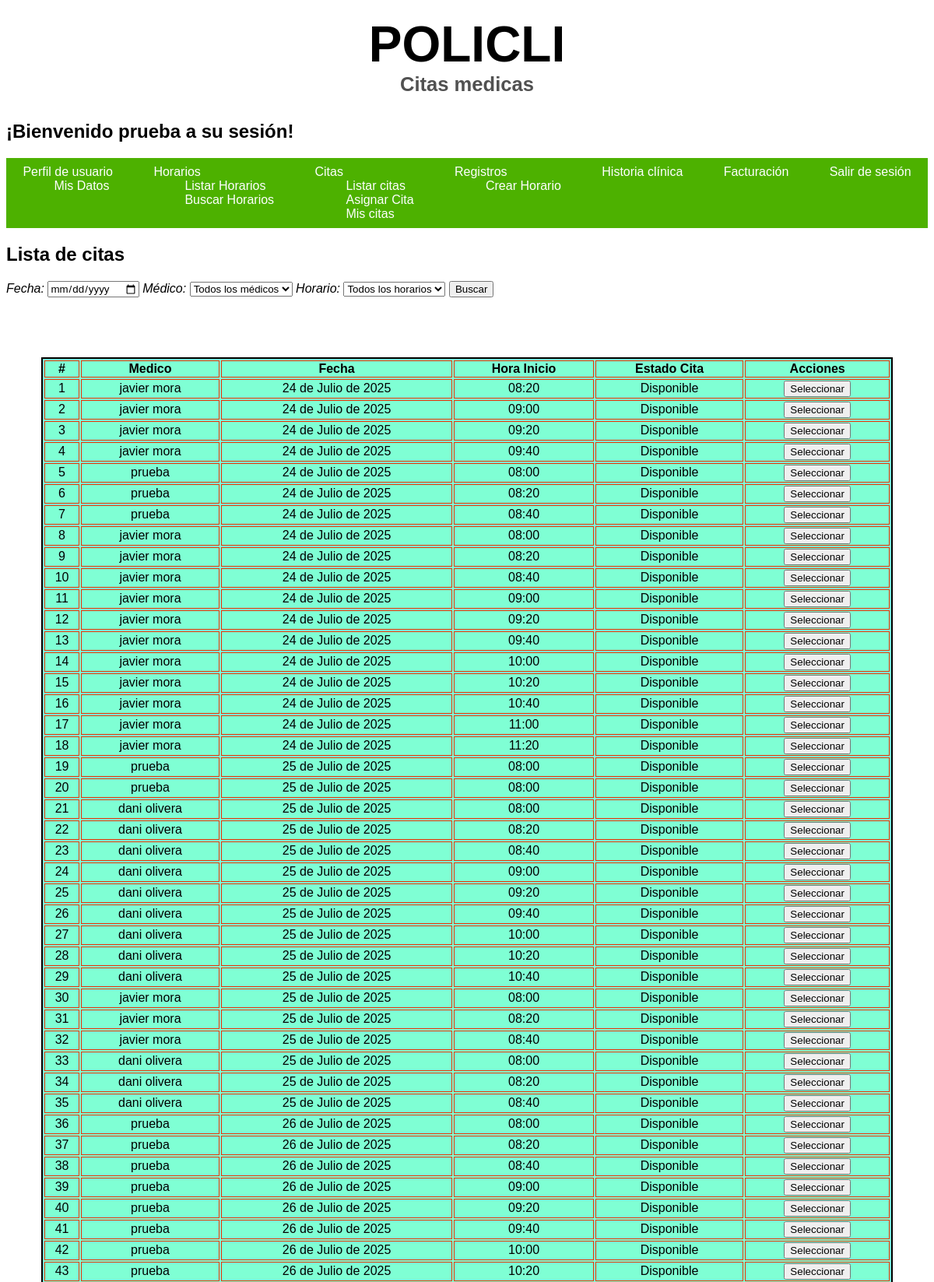
Page /sesion/cuenta/citas/ (signed in, upper part) on the committed database.
### Aplicaciones/Inicio/models.py (models this page shows, shortened)
class CreacionUser(AbstractUser):
    class Tipo_User(models.TextChoices):
        ADMIN = 'Administrador',
        PACIENTE = 'Paciente'
        MEDICO = 'Medico'
        RECEPCION = 'Recepcionista'
    class Tipo_id(models.TextChoices):
        CEDULA = 'Cédula'
        TARJETA_ID= 'Tarjeta Identidad'
        CED_EXT = 'Cédula Extranjería'
        PASAPORTE = 'Pasaporte'
    tipo_id = models.CharField( max_length=20 ,choices = Tipo_id.choices, default = Tipo_id.CEDULA, verbose_name='Tipo de documento'  )
    numero_id = models.PositiveBigIntegerField(null=False, blank=False,  verbose_name='Numero de identificación', unique=True, default=0)
    telefono = models.PositiveBigIntegerField(null= False, blank= False, verbose_name='Teléfono', default=0)
    tipo_usuario = models.CharField(max_length=20, choices = Tipo_User.choices, default = Tipo_User.PACIENTE, verbose_name='Tipo Usuario')
    fecha_actualizacion = models.DateTimeField (auto_now=True, verbose_name='Ultima Actualización')
    nombre_completo= models.CharField(max_length = 100, null=False, blank= False, verbose_name='Nombre completo')

class HorarioCita(models.Model):
    class Estado(models.TextChoices):
        DISPONIBLE = 'Disponible'
        AGENDADA = 'Agendada'
        REPROGRAMADA = 'Reprogramada'
        CANCELADA = 'Cancelada'
    horario = models.ForeignKey(CrearHorario, on_delete= models.CASCADE)
    fecha = models.DateField(verbose_name='Fecha')
    hora_cita = models.TimeField(verbose_name='Hora de inicio')
    estado = models.CharField(max_length=20, choices = Estado.choices, default= Estado.DISPONIBLE, verbose_name='Estado cita')

class CrearHorario(models.Model):
    id_usuario = models.ForeignKey(CreacionUser, on_delete= models.CASCADE, verbose_name='Medico')
    fecha = models.DateField(null=False, blank=False, verbose_name='Fecha de horario')
    hora_inicio = models.TimeField(null=False, blank=False, default= '08:00', verbose_name='Hora de inicio')# type: ignore
    hora_final = models.TimeField(null=False, blank=False, default= '18:00', verbose_name='Hora de final') # type: ignore
    duracion = models.IntegerField(null=False, blank=False, default= 20, verbose_name='Duracion de Cita')
    fecha_registro = models.DateTimeField(auto_now_add=True)
    fecha_actualizacion = models.DateTimeField(auto_now=True)

### Aplicaciones/Inicio/views.py (the view)
@login_required
def mostrar_horario_disponible(request):
    hoy = date.today()
    medicos = CrearHorario.objects.all()
    intervalos = HorarioCita.objects.filter(fecha__gte = hoy).order_by('fecha') # type: ignore
    return render(request, 'paginas/horario_citas.html', {'tabla':intervalos, 'medico': medicos})

### templates/paginas/horario_citas.html (shortened to what this page needs)
{% extends 'index.html' %}
{% block contenido1 %}
<h2>Lista de citas</h2>
<form method="get" action="{% url 'Registro_Citas' %}">
    <label for="fecha">Fecha:</label>
    <input type="date" id="fecha" name="fecha">
    <label for="medico">Médico:</label>
    <select id="medico" name="medico">
        <option value="">Todos los médicos</option>
    </select>
    <label for="horario">Horario:</label>
    <select id="horario" name="horario">
        <option value="">Todos los horarios</option>
    </select>
    <button type="submit">Buscar</button>
</form>
<table class="table-admin">
    <thead>
        <tr>
            <th>#</th>
            <th>Medico</th>
            <th>Fecha</th>
            <th>Hora Inicio</th>
            <th>Estado Cita</th>
            <th colspan="2">Acciones</th>
        </tr>
    </thead>
    <tbody>
        {% if citas %}
        {% for cita in citas %}
        <tr>
            <td>{{ forloop.counter }}</td>
            <td>{{ cita.horario.id_usuario.nombre_completo }}</td>
            <td>{{ cita.fecha }}</td>
            <td>{{ cita.hora_cita }}</td>
            <td>
                <form action="{% url 'Tomar_cita' %}" method="post">
                    {% csrf_token %}
                    <input type="hidden" name="cita_horario" value="{{ cita.id }}">
                    <button type="submit">Seleccionar</button>
                </form>
            </td>
        </tr>
        {% endfor %}
            {% else %}
            {% for cita in tabla %}
        <tr>
            <td>{{ forloop.counter }}</td>
            <td>{{ cita.horario.id_usuario.nombre_completo }}</td>
            <td>{{ cita.fecha }}</td>
            <td>{{ cita.hora_cita }}</td>
            <td>{{ cita.estado }}</td>
            <td>
                <form action="{% url 'Tomar_cita' %}" method="post">
                    <button type="submit">Seleccionar</button>
                </form>
            </td>
        </tr>
        {% endfor %}
        {% endif %}
    </tbody>
</table>
{% endblock %}

### templates/bloques/navbar_sesion.html (shortened to what this page needs)
<header class="header">
    <h1 class="navbar__title">
        POLICLI
        <span class="navbar__subtitle">Citas medicas</span>
    </h1>
    <h2 class="titulo__sesion">¡Bienvenido {{ user.nombre_completo }} a su sesión!</h2>
    <div class="navar-container">
        <nav class="navbar">
            <ul class="navbar__list">
                <li class="navbar__item">
                    <a href="{% url 'Principal' %}" class="navbar__link">Perfil de usuario</a>
                    <ul>
                        <a href="{% url 'Perfiles' %}" class="navbar__link">Mis Datos</a>
                    </ul>
                </li>
                <li class="navbar__item">
                    <a href="#" class="navbar__link">Horarios</a>
                    <ul>
                        <a href="{% url 'Lista_Horarios' %}" class="navbar__link">Listar Horarios</a>
                    </ul>
                    <ul>
                        <a href="{% url 'Buscar_Horarios' %}" class="navbar__link">Buscar Horarios</a>
                    </ul>
                </li>
                <li class="navbar__item" >
                    <a href="#" class="navbar__link">Citas</a>
                    <ul>
                        <a href="{% url 'Registro_Citas' %}" class="navbar__link">Listar citas</a>
                    </ul>
                    <ul>
                        <a href="" class="navbar__link">Asignar Cita</a>
                    </ul>
                    <ul>
                        <a href="{% url 'Mis_citas' %}" class="navbar__link">Mis citas</a>
                    </ul>
                </li>
                <li class="navbar__item"><a href="#" class="navbar__link">Registros</a>
                    {% if user.is_superuser == True or user.tipo_usuario == 'Medico' %}
                    <ul>
                        <a href="{% url 'Registro_horario' %}" class="navbar__link">Crear Horario</a>
                    </ul>
                    {% endif %}
                </li>
                <li class="navbar__item">
                    <a href="#" class="navbar__link">Historia clínica</a>
                </li>
                <li class="navbar__item">
                    <a href="#" class="navbar__link">Facturación</a>
                </li>
                <li class="navbar__item">
                    <a href="{% url 'Sesion_Cerrada' %}" class="navbar__link">Salir de sesión</a>
                </li>
            </ul>
        </nav>
    </div>
</header>

### static/css/variables.css (style rules this page uses)
:root { --primary-950: #4DB100; --primary-900: #55B40C; --primary-800: #67BC26; --primary-700: #79C43F; --primary-600: #8BCC59; --primary-500: #9DD472; --primary-400: #AEDB8C; --primary-300: #C0E3A5; --primary-200: #D2EBBF; --primary-100: #EAF3D8; --primary-50: #F6FBF2; --secundary-950:#FED638; --secundary-900:#FED841; --secundary-800:#FEDC55; --secundary-700:#FEE069; --secundary-600:#FEE47D; --secundary-500:#FEE891; --secundary-400:#FEECA5; --secundary-300:#FEF0B9; --secundary-200:#FEF4CD; --secundary-100:#FEF8E1; --secundary-50:#FEFCF5; --white: #fff; --black: #000; --gray-950: #101010; --gray-900: #262626; --gray-800: #3B3B3B; --gray-700: #515151; --gray-600: #676767; --gray-500: #7D7D7D; --gray-400: #929292; --gray-300: #A8A8A8; --gray-200: #BEBEBE; --gray-100: #D4D4D4; --gray-50: #E9E9E9; --main-font: Helvetica, Arial, sans-serif; --fs-xxxxl: 8.0rem; --fs-xxxl: 6.4rem; --fs-xxl: 4.8rem; --fs-xl: 4.0rem; --fs-lg: 3.2rem; --fs-md: 2.4rem; --fs-sm: 2.0rem; --fs-xs: 1.6rem; --fs-xxs: 1.4rem; --fs-xxxs: 1.2rem; }

### static/css/body.css (style rules this page uses)
* { font-family: var(--main-font); }
body { display: flex; flex-direction: column; }

### static/css/inicio.css (style rules this page uses)
.header { position: sticky; top: 0; width: 100%; }
.navbar { padding: 5px; background-color: var(--primary-950); }
.navbar__title { margin: 0; padding: 12px; font-size: var(--fs-xl); text-align: center; display: flex; flex-direction: column; background-color: var(--white); }
.navbar__subtitle { font-size: var(--fs-xs); color: var(--gray-700); }
.navbar__list { list-style: none; padding: 4px; margin: 0; display: flex; gap: 40px; flex-grow: 1; justify-content: space-evenly; }
.navbar__link { text-decoration: none; color: var(--white); transition: color 0.3s ease; }
label { font-style: italic; }

### static/css/tablas.css (style rules this page uses)
.table-admin { margin: 45px; text-align: center; border: 2px solid; background-color: aquamarine; }
th, td { border: 1px solid rgb(231, 52, 7); }

### rows in the picture
CreacionUser: nombre_completo "prueba"
HorarioCita: horario.id_usuario.nombre_completo "javier mora", fecha "24 de Julio de 2025", hora_cita "08:20", estado "Disponible"
HorarioCita: horario.id_usuario.nombre_completo "javier mora", fecha "24 de Julio de 2025", hora_cita "09:00", estado "Disponible"
HorarioCita: horario.id_usuario.nombre_completo "javier mora", fecha "24 de Julio de 2025", hora_cita "09:20", estado "Disponible"
HorarioCita: horario.id_usuario.nombre_completo "javier mora", fecha "24 de Julio de 2025", hora_cita "09:40", estado "Disponible"
HorarioCita: horario.id_usuario.nombre_completo "prueba", fecha "24 de Julio de 2025", hora_cita "08:00", estado "Disponible"
HorarioCita: horario.id_usuario.nombre_completo "prueba", fecha "24 de Julio de 2025", hora_cita "08:20", estado "Disponible"
HorarioCita: horario.id_usuario.nombre_completo "prueba", fecha "24 de Julio de 2025", hora_cita "08:40", estado "Disponible"
HorarioCita: horario.id_usuario.nombre_completo "javier mora", fecha "24 de Julio de 2025", hora_cita "08:00", estado "Disponible"
HorarioCita: horario.id_usuario.nombre_completo "javier mora", fecha "24 de Julio de 2025", hora_cita "08:20", estado "Disponible"
HorarioCita: horario.id_usuario.nombre_completo "javier mora", fecha "24 de Julio de 2025", hora_cita "08:40", estado "Disponible"
HorarioCita: horario.id_usuario.nombre_completo "javier mora", fecha "24 de Julio de 2025", hora_cita "09:00", estado "Disponible"
HorarioCita: horario.id_usuario.nombre_completo "javier mora", fecha "24 de Julio de 2025", hora_cita "09:20", estado "Disponible"
HorarioCita: horario.id_usuario.nombre_completo "javier mora", fecha "24 de Julio de 2025", hora_cita "09:40", estado "Disponible"
HorarioCita: horario.id_usuario.nombre_completo "javier mora", fecha "24 de Julio de 2025", hora_cita "10:00", estado "Disponible"
HorarioCita: horario.id_usuario.nombre_completo "javier mora", fecha "24 de Julio de 2025", hora_cita "10:20", estado "Disponible"
HorarioCita: horario.id_usuario.nombre_completo "javier mora", fecha "24 de Julio de 2025", hora_cita "10:40", estado "Disponible"
HorarioCita: horario.id_usuario.nombre_completo "javier mora", fecha "24 de Julio de 2025", hora_cita "11:00", estado "Disponible"
HorarioCita: horario.id_usuario.nombre_completo "javier mora", fecha "24 de Julio de 2025", hora_cita "11:20", estado "Disponible"
HorarioCita: horario.id_usuario.nombre_completo "prueba", fecha "25 de Julio de 2025", hora_cita "08:00", estado "Disponible"
HorarioCita: horario.id_usuario.nombre_completo "prueba", fecha "25 de Julio de 2025", hora_cita "08:00", estado "Disponible"
HorarioCita: horario.id_usuario.nombre_completo "dani olivera", fecha "25 de Julio de 2025", hora_cita "08:00", estado "Disponible"
HorarioCita: horario.id_usuario.nombre_completo "dani olivera", fecha "25 de Julio de 2025", hora_cita "08:20", estado "Disponible"
HorarioCita: horario.id_usuario.nombre_completo "dani olivera", fecha "25 de Julio de 2025", hora_cita "08:40", estado "Disponible"
HorarioCita: horario.id_usuario.nombre_completo "dani olivera", fecha "25 de Julio de 2025", hora_cita "09:00", estado "Disponible"
HorarioCita: horario.id_usuario.nombre_completo "dani olivera", fecha "25 de Julio de 2025", hora_cita "09:20", estado "Disponible"
HorarioCita: horario.id_usuario.nombre_completo "dani olivera", fecha "25 de Julio de 2025", hora_cita "09:40", estado "Disponible"
HorarioCita: horario.id_usuario.nombre_completo "dani olivera", fecha "25 de Julio de 2025", hora_cita "10:00", estado "Disponible"
HorarioCita: horario.id_usuario.nombre_completo "dani olivera", fecha "25 de Julio de 2025", hora_cita "10:20", estado "Disponible"
HorarioCita: horario.id_usuario.nombre_completo "dani olivera", fecha "25 de Julio de 2025", hora_cita "10:40", estado "Disponible"
HorarioCita: horario.id_usuario.nombre_completo "javier mora", fecha "25 de Julio de 2025", hora_cita "08:00", estado "Disponible"
HorarioCita: horario.id_usuario.nombre_completo "javier mora", fecha "25 de Julio de 2025", hora_cita "08:20", estado "Disponible"
HorarioCita: horario.id_usuario.nombre_completo "javier mora", fecha "25 de Julio de 2025", hora_cita "08:40", estado "Disponible"
HorarioCita: horario.id_usuario.nombre_completo "dani olivera", fecha "25 de Julio de 2025", hora_cita "08:00", estado "Disponible"
HorarioCita: horario.id_usuario.nombre_completo "dani olivera", fecha "25 de Julio de 2025", hora_cita "08:20", estado "Disponible"
HorarioCita: horario.id_usuario.nombre_completo "dani olivera", fecha "25 de Julio de 2025", hora_cita "08:40", estado "Disponible"
HorarioCita: horario.id_usuario.nombre_completo "prueba", fecha "26 de Julio de 2025", hora_cita "08:00", estado "Disponible"
HorarioCita: horario.id_usuario.nombre_completo "prueba", fecha "26 de Julio de 2025", hora_cita "08:20", estado "Disponible"
HorarioCita: horario.id_usuario.nombre_completo "prueba", fecha "26 de Julio de 2025", hora_cita "08:40", estado "Disponible"
HorarioCita: horario.id_usuario.nombre_completo "prueba", fecha "26 de Julio de 2025", hora_cita "09:00", estado "Disponible"
HorarioCita: horario.id_usuario.nombre_completo "prueba", fecha "26 de Julio de 2025", hora_cita "09:20", estado "Disponible"
HorarioCita: horario.id_usuario.nombre_completo "prueba", fecha "26 de Julio de 2025", hora_cita "09:40", estado "Disponible"
HorarioCita: horario.id_usuario.nombre_completo "prueba", fecha "26 de Julio de 2025", hora_cita "10:00", estado "Disponible"
HorarioCita: horario.id_usuario.nombre_completo "prueba", fecha "26 de Julio de 2025", hora_cita "10:20", estado "Disponible"
